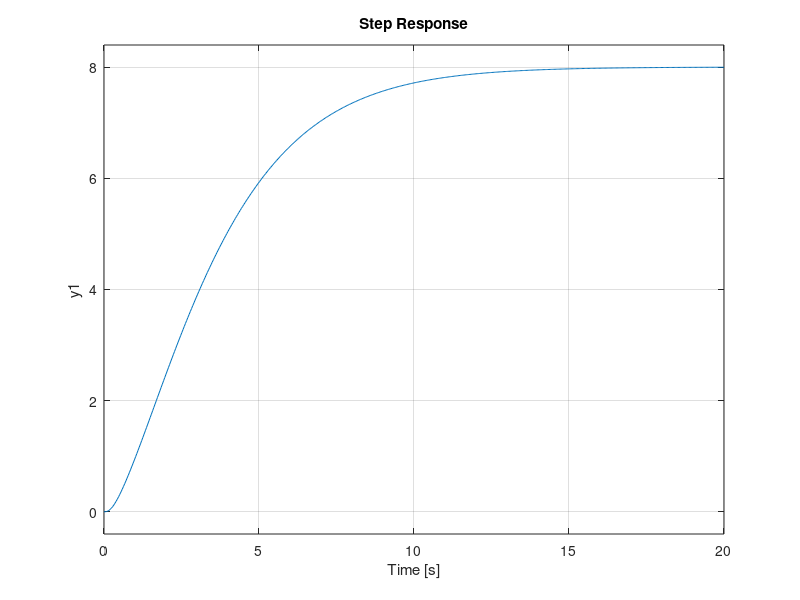
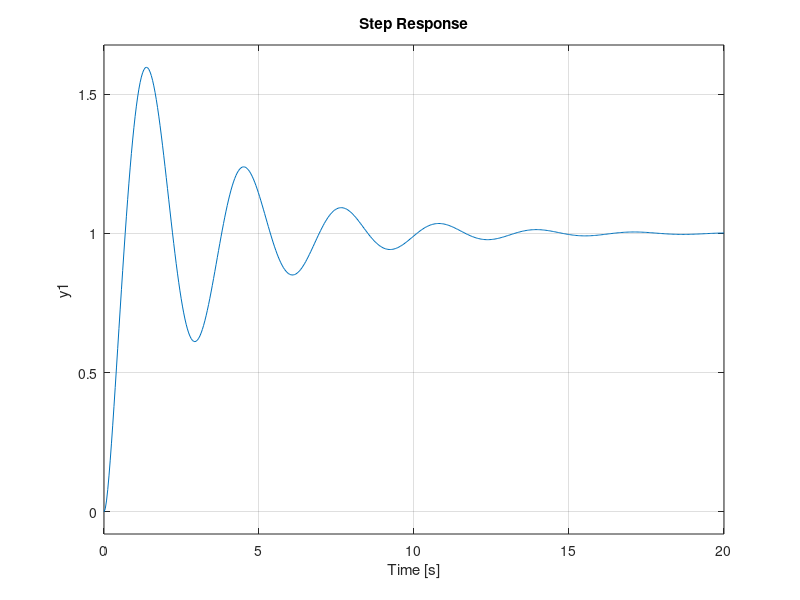

Write the MATLAB code that produced these figures, in order.
num=[ 4 8];
den=conv(conv([2 1], [2 1]), conv([0.125 1], [0.125 1]));
sys=tf(num, den);
figure(1);
step(sys); %ho un andamento monotono crescente, posso applicare z-n a ciclo aperto
mu=8; %valore a cui tende la step(sys)
tau=0.3; %quando il grafico supera 0.1
T=3.1;

%implemento il PI
s=tf('s');
kp=1.2*(T/(mu*tau));
Ti=2*tau;
Td=tau/2;
contr=((kp*Ti*s+kp+kp*Ti*Td*s^2)/(Ti*s));
L=contr*sys;
F=feedback(L,1);
figure(2);
step(F);
%ho einf=0, ma ho sovraelongazioni del 60% (arriva fino a 1.6)